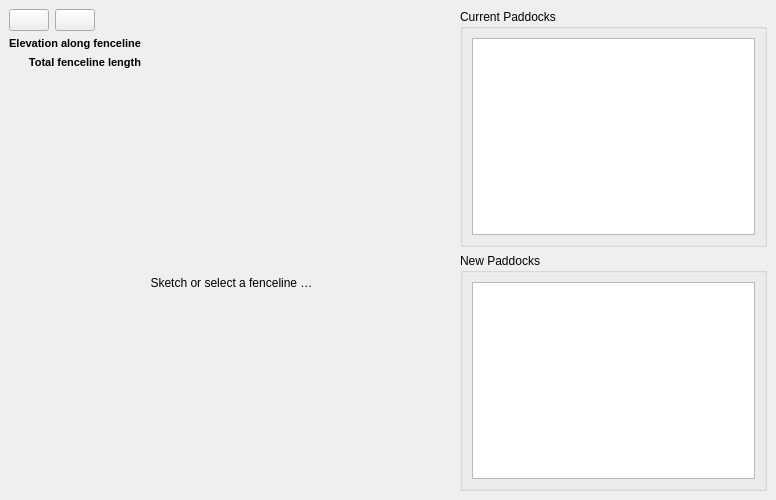
<?xml version="1.0" encoding="UTF-8"?>
<ui version="4.0">
 <class>InfrastructureProfileWidgetBase</class>
 <widget class="QDockWidget" name="InfrastructureProfileWidgetBase">
  <property name="geometry">
   <rect>
    <x>0</x>
    <y>0</y>
    <width>776</width>
    <height>500</height>
   </rect>
  </property>
  <property name="sizePolicy">
   <sizepolicy hsizetype="MinimumExpanding" vsizetype="MinimumExpanding">
    <horstretch>0</horstretch>
    <verstretch>0</verstretch>
   </sizepolicy>
  </property>
  <property name="layoutDirection">
   <enum>Qt::LeftToRight</enum>
  </property>
  <property name="windowTitle">
   <string>MLA Paddock Power | Plan Fences and Pipelines</string>
  </property>
  <widget class="QWidget" name="dockWidgetContents">
   <property name="sizePolicy">
    <sizepolicy hsizetype="MinimumExpanding" vsizetype="MinimumExpanding">
     <horstretch>0</horstretch>
     <verstretch>0</verstretch>
    </sizepolicy>
   </property>
   <property name="layoutDirection">
    <enum>Qt::LeftToRight</enum>
   </property>
   <property name="styleSheet">
    <string notr="true"/>
   </property>
   <layout class="QVBoxLayout" name="verticalLayout">
    <item>
     <layout class="QGridLayout" name="gridLayout">
      <property name="sizeConstraint">
       <enum>QLayout::SetDefaultConstraint</enum>
      </property>
      <item row="1" column="0">
       <widget class="QPushButton" name="sketchFencelineButton">
        <property name="toolTip">
         <string>Sketch a fenceline …</string>
        </property>
        <property name="text">
         <string/>
        </property>
        <property name="icon">
         <iconset>
          <normaloff>../../../images/new-split-paddock.png</normaloff>../../../images/new-split-paddock.png</iconset>
        </property>
       </widget>
      </item>
      <item row="3" column="3">
       <widget class="QLabel" name="fencelineLength">
        <property name="sizePolicy">
         <sizepolicy hsizetype="MinimumExpanding" vsizetype="Minimum">
          <horstretch>0</horstretch>
          <verstretch>0</verstretch>
         </sizepolicy>
        </property>
        <property name="font">
         <font>
          <pointsize>8</pointsize>
         </font>
        </property>
        <property name="text">
         <string/>
        </property>
       </widget>
      </item>
      <item row="4" column="0" colspan="4">
       <widget class="QLabel" name="placeholderLabel">
        <property name="sizePolicy">
         <sizepolicy hsizetype="MinimumExpanding" vsizetype="MinimumExpanding">
          <horstretch>0</horstretch>
          <verstretch>0</verstretch>
         </sizepolicy>
        </property>
        <property name="text">
         <string>Sketch or select a fenceline …</string>
        </property>
        <property name="alignment">
         <set>Qt::AlignCenter</set>
        </property>
       </widget>
      </item>
      <item row="2" column="0" colspan="3">
       <widget class="QLabel" name="elevationLabel">
        <property name="sizePolicy">
         <sizepolicy hsizetype="Minimum" vsizetype="Minimum">
          <horstretch>0</horstretch>
          <verstretch>0</verstretch>
         </sizepolicy>
        </property>
        <property name="font">
         <font>
          <pointsize>8</pointsize>
          <weight>75</weight>
          <bold>true</bold>
         </font>
        </property>
        <property name="text">
         <string notr="true">Elevation along fenceline</string>
        </property>
        <property name="alignment">
         <set>Qt::AlignRight|Qt::AlignTrailing|Qt::AlignVCenter</set>
        </property>
       </widget>
      </item>
      <item row="2" column="3">
       <widget class="QLabel" name="elevationStats">
        <property name="sizePolicy">
         <sizepolicy hsizetype="Preferred" vsizetype="Minimum">
          <horstretch>0</horstretch>
          <verstretch>0</verstretch>
         </sizepolicy>
        </property>
        <property name="font">
         <font>
          <pointsize>8</pointsize>
         </font>
        </property>
        <property name="text">
         <string/>
        </property>
       </widget>
      </item>
      <item row="3" column="0" colspan="3">
       <widget class="QLabel" name="fencelineLengthLabel">
        <property name="sizePolicy">
         <sizepolicy hsizetype="Minimum" vsizetype="Minimum">
          <horstretch>0</horstretch>
          <verstretch>0</verstretch>
         </sizepolicy>
        </property>
        <property name="font">
         <font>
          <pointsize>8</pointsize>
          <weight>75</weight>
          <bold>true</bold>
         </font>
        </property>
        <property name="text">
         <string>Total fenceline length</string>
        </property>
        <property name="alignment">
         <set>Qt::AlignRight|Qt::AlignTrailing|Qt::AlignVCenter</set>
        </property>
       </widget>
      </item>
      <item row="1" column="2">
       <widget class="QLabel" name="blankLabel">
        <property name="text">
         <string/>
        </property>
       </widget>
      </item>
      <item row="1" column="1">
       <widget class="QPushButton" name="selectFencelineButton">
        <property name="toolTip">
         <string>Select an existing fenceline …</string>
        </property>
        <property name="text">
         <string/>
        </property>
        <property name="icon">
         <iconset>
          <normaloff>../../../images/new-split-paddock.png</normaloff>../../../images/new-split-paddock.png</iconset>
        </property>
       </widget>
      </item>
      <item row="1" column="4" rowspan="4">
       <layout class="QVBoxLayout" name="paddockLayout">
        <property name="sizeConstraint">
         <enum>QLayout::SetDefaultConstraint</enum>
        </property>
        <item>
         <widget class="QGroupBox" name="currentPaddocksGroupBox">
          <property name="title">
           <string>Current Paddocks</string>
          </property>
          <layout class="QVBoxLayout" name="verticalLayout_3">
           <item>
            <widget class="QTableView" name="currentPaddocksTableView"/>
           </item>
          </layout>
         </widget>
        </item>
        <item>
         <widget class="QGroupBox" name="newPaddocksGroupBox">
          <property name="title">
           <string>New Paddocks</string>
          </property>
          <layout class="QVBoxLayout" name="verticalLayout_2">
           <item>
            <widget class="QTableView" name="tableView"/>
           </item>
          </layout>
         </widget>
        </item>
       </layout>
      </item>
     </layout>
    </item>
   </layout>
  </widget>
 </widget>
 <resources/>
 <connections/>
</ui>
